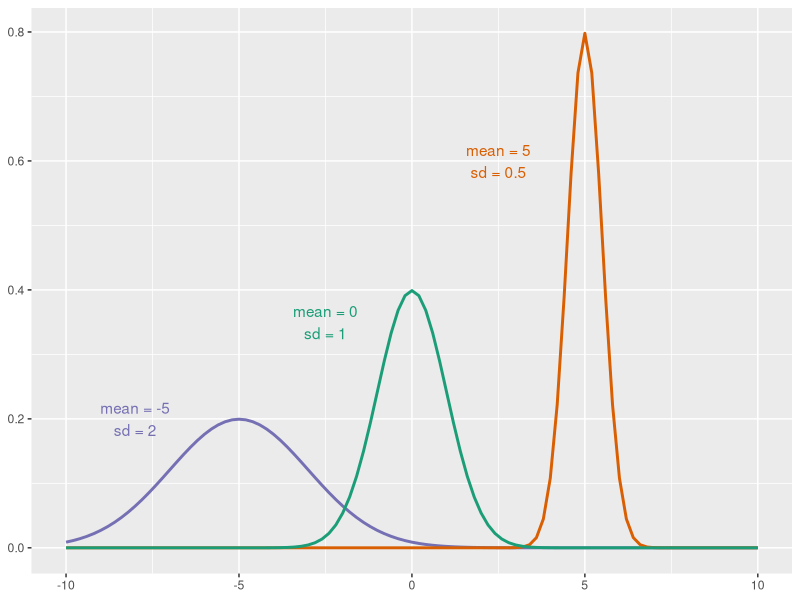

This chart was generated by the following R code:
# script for plot of normal curves with differing means and sds
library(tidyverse)

png("../fig/normal-curves.png")
ggplot(data.frame(x = c(-10, 10)), aes(x = x)) +
  stat_function(fun = dnorm, args = list(-5, 2), color = "#7570b3", lwd=1) +
  stat_function(fun = dnorm, args = list(5, 0.5), color = "#d95f02", lwd=1) +
  stat_function(fun = dnorm, color = "#1b9e77", lwd=1) + 
  theme(axis.title.x=element_blank(), axis.title.y=element_blank()) + 
  annotate('text', x = -8, y = 0.2, label= "mean = -5\nsd = 2", color = "#7570b3") + 
  annotate('text', x = -2.5, y = 0.35, label= "mean = 0\nsd = 1", color = "#1b9e77")  + 
  annotate('text', x = 2.5, y = 0.6, label= "mean = 5\nsd = 0.5", color = "#d95f02")
dev.off()
